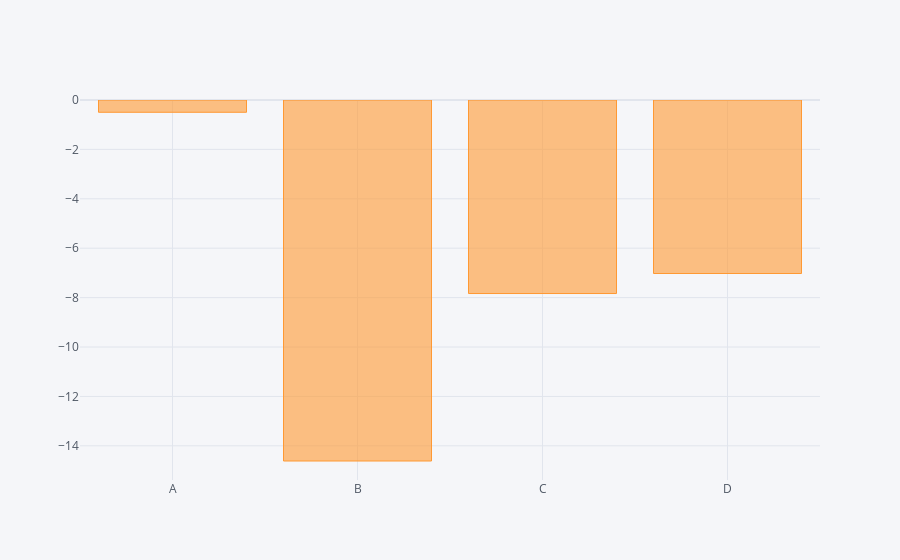

Notebook code for this chart:
### Code cell
df.sum().iplot(kind='bar')

### Figure 1 — Plotly figure (JSON) as saved in the notebook; plotly's stock layout.template omitted (floating-point values rounded to 4 significant figures)
{"data": [{"marker": {"color": "rgba(255, 153, 51, 0.6)", "line": {"color": "rgba(255, 153, 51, 1.0)", "width": 1}}, "name": "None", "orientation": "v", "text": "", "type": "bar", "x": ["A", "B", "C", "D"], "y": [-0.4966, -14.61, -7.834, -7.024]}], "layout": {"legend": {"bgcolor": "#F5F6F9", "font": {"color": "#4D5663"}}, "paper_bgcolor": "#F5F6F9", "plot_bgcolor": "#F5F6F9", "title": {"font": {"color": "#4D5663"}}, "xaxis": {"gridcolor": "#E1E5ED", "showgrid": true, "tickfont": {"color": "#4D5663"}, "title": {"font": {"color": "#4D5663"}, "text": ""}, "zerolinecolor": "#E1E5ED"}, "yaxis": {"gridcolor": "#E1E5ED", "showgrid": true, "tickfont": {"color": "#4D5663"}, "title": {"font": {"color": "#4D5663"}, "text": ""}, "zerolinecolor": "#E1E5ED"}}}
